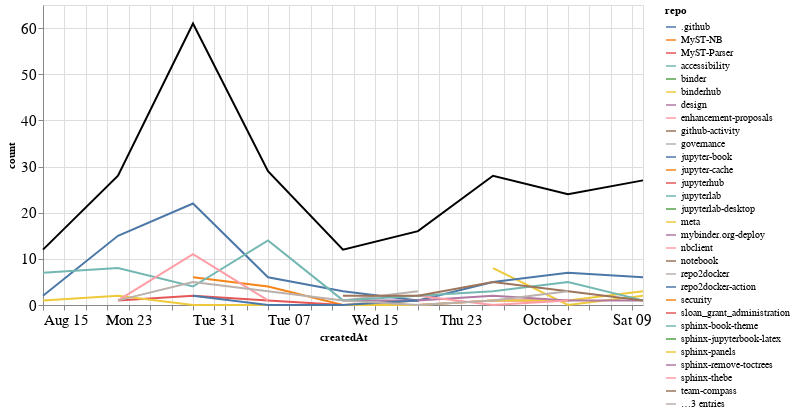

Write notebook code for a chart like this one.
### Markdown cell above
### Comments

### Code cell
comments_time = comments.groupby('repo').resample('W', on='createdAt').count()['author'].reset_index()
comments_time = comments_time.rename(columns={'author': 'count'})
comments_time_total = comments_time.groupby('createdAt').agg({"count": "sum"}).reset_index()
ch1 = alt.Chart(comments_time, width=600).mark_line().encode(
    x='createdAt',
    y='count',
    color='repo',
    tooltip="repo"
)

ch2 = alt.Chart(comments_time_total, width=600).mark_line(color="black").encode(
    x='createdAt',
    y='count',
)

ch1 + ch2

### Figure 1 — Vega-Lite specification as saved in the notebook (floating-point values rounded to 4 significant figures)
{"config": {"axisLeft": {"labelFontSize": 15}, "axisBottom": {"labelFontSize": 15}}, "layer": [{"data": {"name": "data-97b3b4c215f49d85330e052f3bf421c5"}, "mark": "line", "encoding": {"color": {"type": "nominal", "field": "repo"}, "tooltip": {"type": "nominal", "field": "repo"}, "x": {"type": "temporal", "field": "createdAt"}, "y": {"type": "quantitative", "field": "count"}}, "width": 600}, {"data": {"name": "data-1abd7c36c1090709a8379ad8f21a46a6"}, "mark": {"type": "line", "color": "black"}, "encoding": {"x": {"type": "temporal", "field": "createdAt"}, "y": {"type": "quantitative", "field": "count"}}, "width": 600}], "$schema": "https://vega.github.io/schema/vega-lite/v4.8.1.json", "datasets": {"data-97b3b4c215f49d85330e052f3bf421c5": [{"repo": ".github", "createdAt": "2021-09-12T00:00:00", "count": 1}, {"repo": "MyST-NB", "createdAt": "2021-08-29T00:00:00", "count": 6}, {"repo": "MyST-NB", "createdAt": "2021-09-05T00:00:00", "count": 4}, {"repo": "MyST-NB", "createdAt": "2021-09-12T00:00:00", "count": 0}, {"repo": "MyST-NB", "createdAt": "2021-09-19T00:00:00", "count": 1}, {"repo": "MyST-Parser", "createdAt": "2021-08-22T00:00:00", "count": 1}, {"repo": "MyST-Parser", "createdAt": "2021-08-29T00:00:00", "count": 2}, {"repo": "MyST-Parser", "createdAt": "2021-09-05T00:00:00", "count": 1}, {"repo": "MyST-Parser", "createdAt": "2021-09-12T00:00:00", "count": 0}, {"repo": "MyST-Parser", "createdAt": "2021-09-19T00:00:00", "count": 0}, {"repo": "MyST-Parser", "createdAt": "2021-09-26T00:00:00", "count": 1}, {"repo": "MyST-Parser", "createdAt": "2021-10-03T00:00:00", "count": 1}, {"repo": "accessibility", "createdAt": "2021-08-29T00:00:00", "count": 2}, {"repo": "binder", "createdAt": "2021-09-19T00:00:00", "count": 1}, {"repo": "binderhub", "createdAt": "2021-09-26T00:00:00", "count": 8}, {"repo": "binderhub", "createdAt": "2021-10-03T00:00:00", "count": 0}, {"repo": "binderhub", "createdAt": "2021-10-10T00:00:00", "count": 2}, {"repo": "design", "createdAt": "2021-08-29T00:00:00", "count": 1}, {"repo": "enhancement-proposals", "createdAt": "2021-10-10T00:00:00", "count": 2}, {"repo": "github-activity", "createdAt": "2021-10-10T00:00:00", "count": 1}, {"repo": "governance", "createdAt": "2021-09-19T00:00:00", "count": 2}, {"repo": "jupyter-book", "createdAt": "2021-08-15T00:00:00", "count": 2}, {"repo": "jupyter-book", "createdAt": "2021-08-22T00:00:00", "count": 15}, {"repo": "jupyter-book", "createdAt": "2021-08-29T00:00:00", "count": 22}, {"repo": "jupyter-book", "createdAt": "2021-09-05T00:00:00", "count": 6}, {"repo": "jupyter-book", "createdAt": "2021-09-12T00:00:00", "count": 3}, {"repo": "jupyter-book", "createdAt": "2021-09-19T00:00:00", "count": 1}, {"repo": "jupyter-book", "createdAt": "2021-09-26T00:00:00", "count": 5}, {"repo": "jupyter-book", "createdAt": "2021-10-03T00:00:00", "count": 7}, {"repo": "jupyter-book", "createdAt": "2021-10-10T00:00:00", "count": 6}, {"repo": "jupyter-cache", "createdAt": "2021-08-29T00:00:00", "count": 1}, {"repo": "jupyterhub", "createdAt": "2021-08-29T00:00:00", "count": 4}, {"repo": "jupyterlab", "createdAt": "2021-08-15T00:00:00", "count": 2}, {"repo": "jupyterlab-desktop", "createdAt": "2021-09-26T00:00:00", "count": 1}, {"repo": "meta", "createdAt": "2021-08-15T00:00:00", "count": 1}, {"repo": "meta", "createdAt": "2021-08-22T00:00:00", "count": 2}, {"repo": "meta", "createdAt": "2021-08-29T00:00:00", "count": 0}, {"repo": "meta", "createdAt": "2021-09-05T00:00:00", "count": 0}, {"repo": "meta", "createdAt": "2021-09-12T00:00:00", "count": 0}, {"repo": "meta", "createdAt": "2021-09-19T00:00:00", "count": 0}, {"repo": "meta", "createdAt": "2021-09-26T00:00:00", "count": 1}, {"repo": "meta", "createdAt": "2021-10-03T00:00:00", "count": 1}, {"repo": "meta", "createdAt": "2021-10-10T00:00:00", "count": 3}, {"repo": "mybinder.org-deploy", "createdAt": "2021-09-12T00:00:00", "count": 1}, {"repo": "mybinder.org-deploy", "createdAt": "2021-09-19T00:00:00", "count": 1}, {"repo": "mybinder.org-deploy", "createdAt": "2021-09-26T00:00:00", "count": 2}, {"repo": "mybinder.org-deploy", "createdAt": "2021-10-03T00:00:00", "count": 1}, {"repo": "mybinder.org-deploy", "createdAt": "2021-10-10T00:00:00", "count": 1}, {"repo": "nbclient", "createdAt": "2021-09-19T00:00:00", "count": 2}, {"repo": "nbclient", "createdAt": "2021-09-26T00:00:00", "count": 0}, {"repo": "nbclient", "createdAt": "2021-10-03T00:00:00", "count": 1}, {"repo": "notebook", "createdAt": "2021-10-10T00:00:00", "count": 2}, {"repo": "repo2docker", "createdAt": "2021-09-12T00:00:00", "count": 1}, {"repo": "repo2docker", "createdAt": "2021-09-19T00:00:00", "count": 3}, {"repo": "repo2docker-action", "createdAt": "2021-08-29T00:00:00", "count": 2}, {"repo": "repo2docker-action", "createdAt": "2021-09-05T00:00:00", "count": 0}, {"repo": "repo2docker-action", "createdAt": "2021-09-12T00:00:00", "count": 0}, {"repo": "repo2docker-action", "createdAt": "2021-09-19T00:00:00", "count": 1}, {"repo": "security", "createdAt": "2021-10-03T00:00:00", "count": 1}, {"repo": "sloan_grant_administration", "createdAt": "2021-10-10T00:00:00", "count": 4}, {"repo": "sphinx-book-theme", "createdAt": "2021-08-15T00:00:00", "count": 7}, {"repo": "sphinx-book-theme", "createdAt": "2021-08-22T00:00:00", "count": 8}, {"repo": "sphinx-book-theme", "createdAt": "2021-08-29T00:00:00", "count": 4}, {"repo": "sphinx-book-theme", "createdAt": "2021-09-05T00:00:00", "count": 14}, {"repo": "sphinx-book-theme", "createdAt": "2021-09-12T00:00:00", "count": 1}, {"repo": "sphinx-book-theme", "createdAt": "2021-09-19T00:00:00", "count": 2}, {"repo": "sphinx-book-theme", "createdAt": "2021-09-26T00:00:00", "count": 3}, {"repo": "sphinx-book-theme", "createdAt": "2021-10-03T00:00:00", "count": 5}, {"repo": "sphinx-book-theme", "createdAt": "2021-10-10T00:00:00", "count": 1}, {"repo": "sphinx-jupyterbook-latex", "createdAt": "2021-10-03T00:00:00", "count": 1}, {"repo": "sphinx-panels", "createdAt": "2021-08-29T00:00:00", "count": 1}, {"repo": "sphinx-remove-toctrees", "createdAt": "2021-10-10T00:00:00", "count": 4}, {"repo": "sphinx-thebe", "createdAt": "2021-08-22T00:00:00", "count": 1}, {"repo": "sphinx-thebe", "createdAt": "2021-08-29T00:00:00", "count": 11}, {"repo": "sphinx-thebe", "createdAt": "2021-09-05T00:00:00", "count": 1}, {"repo": "team-compass", "createdAt": "2021-09-12T00:00:00", "count": 2}, {"repo": "team-compass", "createdAt": "2021-09-19T00:00:00", "count": 2}, {"repo": "team-compass", "createdAt": "2021-09-26T00:00:00", "count": 5}, {"repo": "team-compass", "createdAt": "2021-10-03T00:00:00", "count": 3}, {"repo": "team-compass", "createdAt": "2021-10-10T00:00:00", "count": 1}, {"repo": "thebe", "createdAt": "2021-08-22T00:00:00", "count": 1}, {"repo": "thebe", "createdAt": "2021-08-29T00:00:00", "count": 5}, {"repo": "thebe", "createdAt": "2021-09-05T00:00:00", "count": 3}, {"repo": "thebe", "createdAt": "2021-09-12T00:00:00", "count": 1}, {"repo": "thebe", "createdAt": "2021-09-19T00:00:00", "count": 0}, {"repo": "thebe", "createdAt": "2021-09-26T00:00:00", "count": 1}, {"repo": "thebe", "createdAt": "2021-10-03T00:00:00", "count": 3}, {"repo": "voila", "createdAt": "2021-09-12T00:00:00", "count": 2}, {"repo": "web-compile", "createdAt": "2021-09-26T00:00:00", "count": 1}], "data-1abd7c36c1090709a8379ad8f21a46a6": [{"createdAt": "2021-08-15T00:00:00", "count": 12}, {"createdAt": "2021-08-22T00:00:00", "count": 28}, {"createdAt": "2021-08-29T00:00:00", "count": 61}, {"createdAt": "2021-09-05T00:00:00", "count": 29}, {"createdAt": "2021-09-12T00:00:00", "count": 12}, {"createdAt": "2021-09-19T00:00:00", "count": 16}, {"createdAt": "2021-09-26T00:00:00", "count": 28}, {"createdAt": "2021-10-03T00:00:00", "count": 24}, {"createdAt": "2021-10-10T00:00:00", "count": 27}]}}
